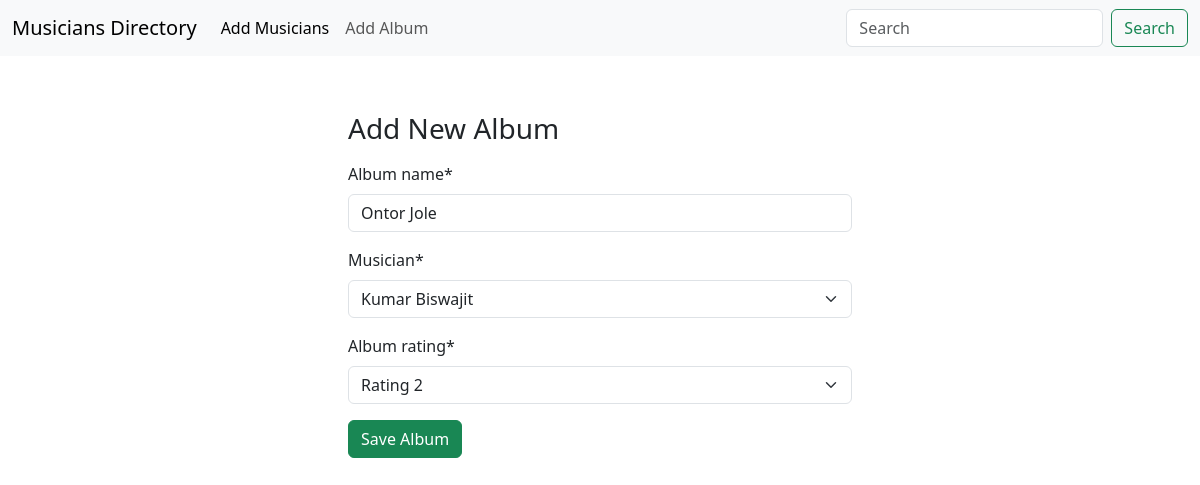
Page /album/edit/12 on the committed database.
### album/models.py (models this page shows, shortened)
class AlbumsModel(models.Model):
    album_name = models.CharField(max_length=100)
    musician = models.ForeignKey(MusiciansModel, on_delete=models.CASCADE)
    album_release_date = models.DateField(auto_now=True)
    rates = [
        ('1', 'Rating 1'),
        ('2', 'Rating 2'),
        ('3', 'Rating 3'),
        ('4', 'Rating 4'),
        ('5', 'Rating 5'),
    ]
    album_rating = models.CharField(max_length=1, choices=rates)

### album/views.py (the view)
# urls.py: path('edit/<int:id>', views.edit_Album, name ='edit_Album')
def edit_Album(request, id):
    albumData = AlbumsModel.objects.get(pk=id)
    form = AlbumForm(instance=albumData)
    if request.method == 'POST':
        form = AlbumForm(request.POST, instance=albumData)
        if(form.is_valid()):
            form.save()
            return redirect('index')
    return render(request, 'album/add_Album.html', {'form' : form})

### album/forms.py
class AlbumForm(forms.ModelForm):
    class Meta:
        model = AlbumsModel
        fields = '__all__'

### musician/models.py (called while the page is built)
    def __str__(self):
        return f'{self.first_name} {self.last_name}'

### album/templates/album/add_Album.html (shortened to what this page needs)
{% extends "base.html" %}
{% block content %}
{% load crispy_forms_tags %}
<div class="w-50 m-auto p-5">
    <h3 class="py-2">Add New Album </h3>
    <form method='post'>
        {{ form | crispy }}
        <button class="btn btn-success">Save Album</button>
    </form>
</div>
{% endblock content %}

### rows in the picture
AlbumsModel: album_name "Ontor Jole", musician "Kumar Biswajit", album_rating "Rating 2"
